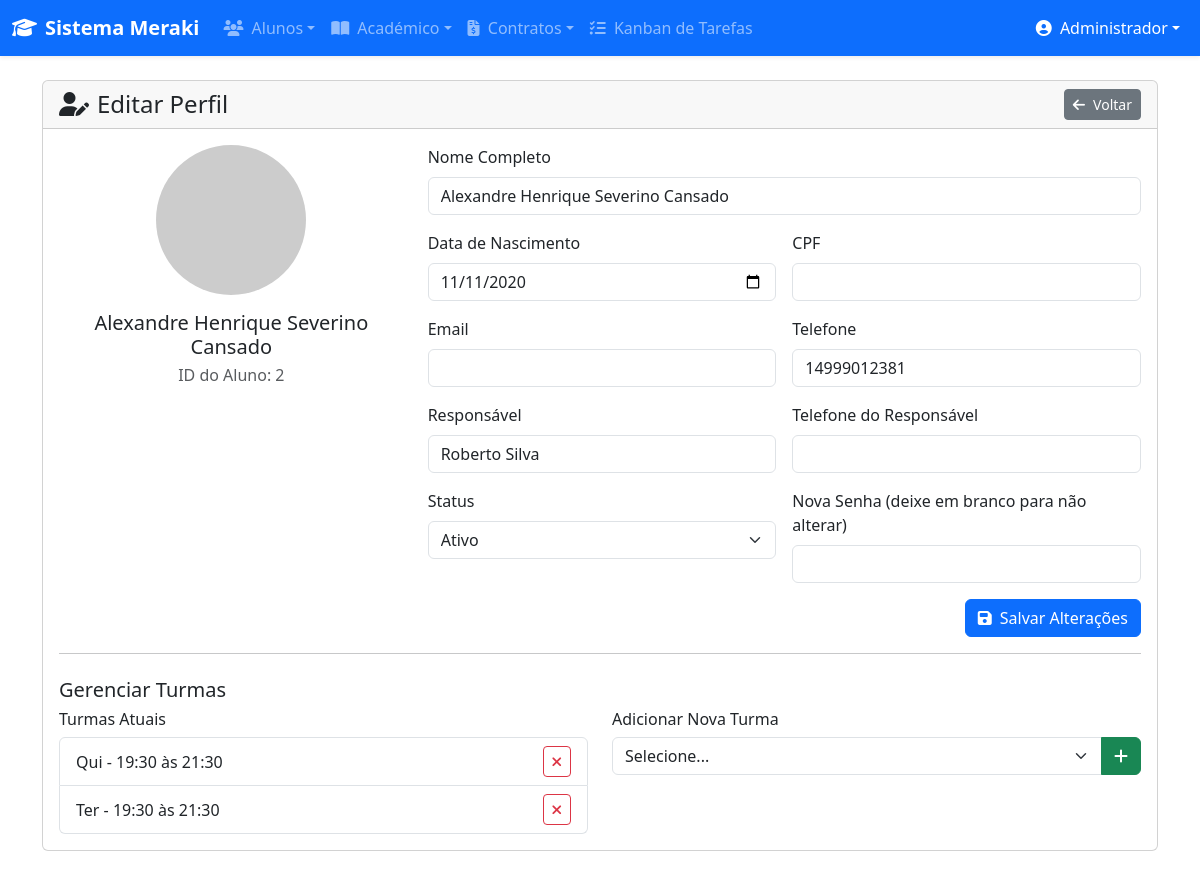
/editar_aluno.php?id=2 (signed in), run on the app's committed database.
### tables this page shows
CREATE TABLE `alunos` (
  `id` int(11) NOT NULL,
  `nome` varchar(100) NOT NULL,
  `codigo_original` varchar(10) DEFAULT NULL,
  `turma_original` varchar(100) DEFAULT NULL,
  `idade` int(11) DEFAULT NULL,
  `telefone` varchar(20) DEFAULT NULL,
  `cpf` varchar(20) DEFAULT NULL,
  `senha` varchar(255) DEFAULT NULL,
  `foto_perfil` varchar(255) DEFAULT NULL,
  `pontos_fidelidade` int(11) DEFAULT '0',
  `responsavel` varchar(100) DEFAULT NULL,
  `telefone_responsavel` varchar(20) DEFAULT NULL,
  `status` varchar(30) DEFAULT NULL,
  `data_status` date DEFAULT NULL,
  `email` varchar(100) DEFAULT NULL,
  `data_nascimento` date DEFAULT NULL,
  `tipo_aluno_id` int(11) NOT NULL,
  `turma_id` int(11) DEFAULT NULL,
  `data_cadastro` datetime DEFAULT CURRENT_TIMESTAMP,
  `observacoes` text,
  `curso_id` int(11) DEFAULT NULL
);

CREATE TABLE `turmas` (
  `id` int(11) NOT NULL,
  `nome` varchar(100) NOT NULL,
  `instrutor_id` int(11) DEFAULT NULL,
  `vagas` int(11) DEFAULT NULL,
  `status` varchar(30) DEFAULT NULL,
  `dia_semana_id` int(11) DEFAULT NULL,
  `periodo_id` int(11) DEFAULT NULL,
  `tipo_id` int(11) DEFAULT NULL,
  `dia_semana` int(11) DEFAULT NULL,
  `periodo` int(11) DEFAULT NULL,
  `ultima_presenca_em` date DEFAULT NULL,
  `vagas_total` int(11) DEFAULT '0' COMMENT 'Número máximo de vagas na turma (0 = ilimitado)'
);

### editar_aluno.php (the view, shortened to what this page needs)
<?php
require 'conexao.php';
$aluno_id = filter_input(INPUT_GET, 'id', FILTER_VALIDATE_INT);
$aluno = $pdo->prepare("SELECT * FROM alunos WHERE id = ?");
$aluno->execute([$aluno_id]);
$aluno = $aluno->fetch(PDO::FETCH_ASSOC);
$turmas_aluno = $pdo->prepare("SELECT t.id, t.nome FROM turmas t JOIN alunos_turmas at ON t.id = at.turma_id WHERE at.aluno_id = ? AND at.ativo = 1");
$turmas_aluno->execute([$aluno_id]);
$turmas_aluno = $turmas_aluno->fetchAll(PDO::FETCH_ASSOC);
?>
<!DOCTYPE html>
<html lang="pt-BR">
<head>
    <link href="https://cdn.jsdelivr.net/npm/bootstrap@5.3.3/dist/css/bootstrap.min.css" rel="stylesheet">
    <link href="https://cdnjs.cloudflare.com/ajax/libs/font-awesome/6.4.0/css/all.min.css" rel="stylesheet">
</head>
<body>
<?php include 'nav.php'; ?>
<div class="container mt-4 mb-5">
    <div class="card">
        <div class="card-header d-flex justify-content-between align-items-center">
            <h4 class="mb-0"><i class="fas fa-user-edit me-2"></i>Editar Perfil</h4>
            <a href="buscar_aluno.php" class="btn btn-secondary btn-sm"><i class="fas fa-arrow-left me-2"></i>Voltar</a>
        </div>
        <div class="card-body">
            <div class="row">
                <div class="col-md-4 text-center">
                    <?php
                        $foto_path = (!empty($aluno['foto_perfil']) && file_exists($aluno['foto_perfil']))
                            ? $aluno['foto_perfil']
                            : 'https://i.pravatar.cc/300?u=' . $aluno['id'];
                    ?>
                    <img src="<?php echo $foto_path; ?>" alt="Foto do Aluno" class="img-fluid rounded-circle mb-3" style="width: 150px; height: 150px; object-fit: cover;">
                    <h5 class="mb-1"><?php echo htmlspecialchars($aluno['nome']); ?></h5>
                    <p class="text-muted">ID do Aluno: <?php echo $aluno['id']; ?></p>
                </div>
                <div class="col-md-8">
                    <form method="POST">
                        <div class="row g-3">
                            <div class="col-12"><label class="form-label">Nome Completo</label><input type="text" class="form-control" name="nome" value="<?php echo htmlspecialchars($aluno['nome']); ?>" required></div>
                            <div class="col-md-6"><label class="form-label">Data de Nascimento</label><input type="date" class="form-control" name="data_nascimento" value="<?php echo htmlspecialchars($aluno['data_nascimento']); ?>"></div>
                            <div class="col-md-6"><label class="form-label">CPF</label><input type="text" class="form-control" name="cpf" value="<?php echo htmlspecialchars($aluno['cpf'] ?? ''); ?>"></div>
                            <div class="col-md-6"><label class="form-label">Email</label><input type="email" class="form-control" name="email" value="<?php echo htmlspecialchars($aluno['email'] ?? ''); ?>"></div>
                            <div class="col-md-6"><label class="form-label">Telefone</label><input type="tel" class="form-control" name="telefone" value="<?php echo htmlspecialchars($aluno['telefone'] ?? ''); ?>"></div>
                            <div class="col-md-6"><label class="form-label">Responsável</label><input type="text" class="form-control" name="responsavel" value="<?php echo htmlspecialchars($aluno['responsavel'] ?? ''); ?>"></div>
                            <div class="col-md-6"><label class="form-label">Telefone do Responsável</label><input type="tel" class="form-control" name="telefone_responsavel" value="<?php echo htmlspecialchars($aluno['telefone_responsavel'] ?? ''); ?>"></div>
                            <div class="col-md-6"><label class="form-label">Status</label><select class="form-select" name="status"><option value="Ativo" <?php echo $aluno['status'] === 'Ativo' ? 'selected' : ''; ?>>Ativo</option></select></div>
                            <div class="col-md-6"><label class="form-label">Nova Senha (deixe em branco para não alterar)</label><input type="password" class="form-control" name="nova_senha"></div>
                        </div>
                        <button type="submit" class="btn btn-primary mt-3 float-end"><i class="fas fa-save me-2"></i>Salvar Alterações</button>
                    </form>
                </div>
            </div>
            <hr>
            <h5 class="mt-4">Gerenciar Turmas</h5>
            <div class="row">
                <div class="col-md-6">
                    <h6>Turmas Atuais</h6>
                     <?php if (empty($turmas_aluno)): ?>
                        <p class="text-muted">Nenhuma turma.</p>
                    <?php else: ?>
                        <ul class="list-group">
                            <?php foreach($turmas_aluno as $turma): ?>
                            <li class="list-group-item d-flex justify-content-between align-items-center">
                                <?php echo htmlspecialchars($turma['nome']); ?>
                                <form method="POST" class="d-inline" onsubmit="return confirm('Remover aluno desta turma?');">
                                    <button type="submit" class="btn btn-sm btn-outline-danger"><i class="fas fa-times"></i></button>
                                </form>
                            </li>
                            <?php endforeach; ?>
                        </ul>
                    <?php endif; ?>
                </div>
                <div class="col-md-6">
                    <h6>Adicionar Nova Turma</h6>
                    <form method="POST">
                        <div class="input-group">
                            <select name="nova_turma_id" class="form-select" required><option value="">Selecione...</option>
                            </select>
                            <button type="submit" class="btn btn-success"><i class="fas fa-plus"></i></button>
                        </div>
                    </form>
                </div>
            </div>
        </div>
    </div>
</div>
</body>
</html>

### data on the page
alunos: nome "Alexandre Henrique Severino Cansado", id "2", data_nascimento "11/11/2020", telefone "14999012381", responsavel "Roberto Silva", status "Ativo"
turmas: nome "Qui - 19:30 às 21:30"
turmas: nome "Ter - 19:30 às 21:30"

### other printed values
$_SESSION['usuario_nome'] "Administrador"
